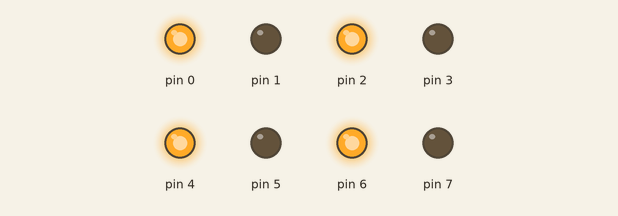
Bench run of a sketch on a simulated Arduino Uno, built with avr-gcc and run on an emulated ATmega328P. Shown: output pins drawn as LEDs (lit = HIGH).

Above: at 1.0 s.
At 2.5 s:
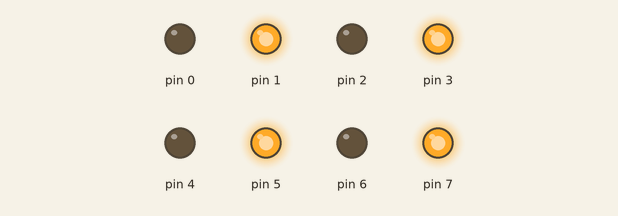
Timing chart, 0 to 4.6 s (numbered marks = the images above):
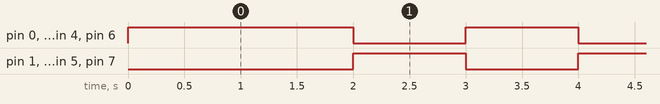

Measured:
- by itself, pin 0, pin 2, pin 4, pin 6: repeats every 2.0 s: LOW 1.0 s, HIGH 1.0 s
- by itself, pin 1, pin 3, pin 5, pin 7: alternates HIGH for 1.0 s and LOW for 1.0 s
- by itself, everything shown: repeats every 18.0 s, in 34 steps

The sketch:

tugas164.ino
```cpp
// Praktikum EL3116 - Sistem Microprosesor
// Modul : 1
// Percobaan : 1
// Tanggal : 10 Februari 2023
// Kelompok : 10
// Rombongan : B
// Nama (NIM) 1 : Ahmad Aziz (13220034)
// Nama (NIM) 2 : Amelia Ats Tsaniyah Fajri (13220002)
// Nama File : tugas164.ino
// Deskripsi : timer interupt
// timer interupt

#include "TimerOne.h"
int timer = 0;
bool kiri = HIGH;
bool kanan = LOW;
void setup() {
	pinMode(0, OUTPUT);
	pinMode(1, OUTPUT);
	pinMode(2, OUTPUT);
	pinMode(3, OUTPUT);
	pinMode(4, OUTPUT);
	pinMode(5, OUTPUT);
	pinMode(6, OUTPUT);
	pinMode(7, OUTPUT);

	Timer1.initialize(1000000);
	//Interrupt
	Timer1.attachInterrupt(TimerCounter);
}
bool LED = LOW;

//Counter untuk tiap jeda 100ms, siklus flipflop
void TimerCounter(){
	timer++;
    //setiap siklus interupt
	if((timer %2) == 0){
		LED = HIGH;
		for(int i = 0; i < 8; i++){
			digitalWrite(i, HIGH);
		}
	}
	else{
		LED = LOW;
	}

	}

void loop() {
	for (int i = 0; i < 8;i++) {
		//flip flop
		if(LED){
			if ((i % 2) == 0){
				digitalWrite(i, LOW);
			}
			else{
				digitalWrite(i, HIGH);
			};

		}
		else{
			if ((i % 2) == 0){
			digitalWrite(i, HIGH);
			}
			else{
				digitalWrite(i, LOW);

			};
		}
	}
}
```
